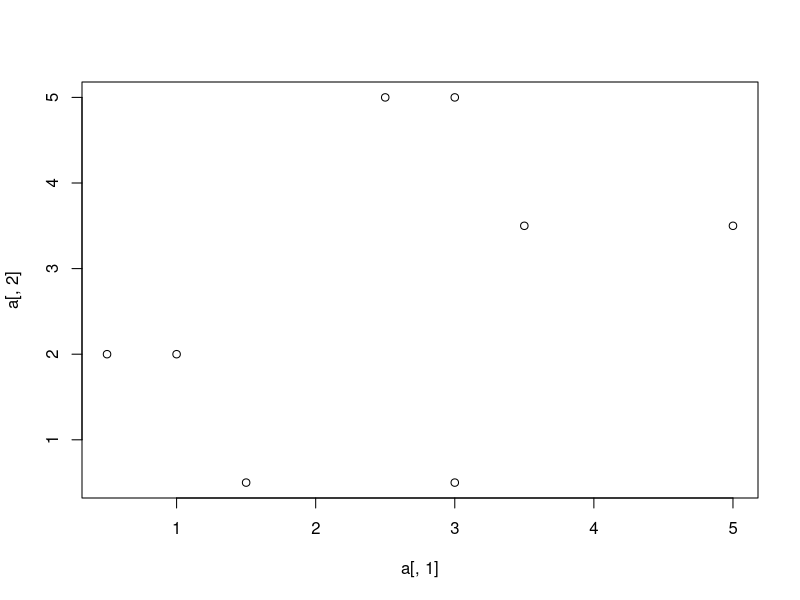
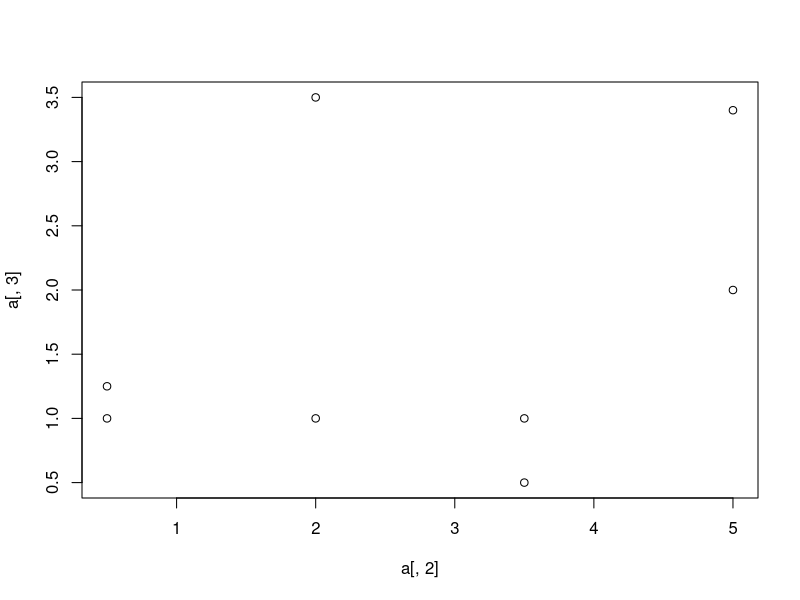

Reproduce these figures in R, in order.
library(MASS)

a <- matrix(c(5, 0.2*5, 0.6*5, 3, 2.5, 0.7*5, 0.1*5, 0.3*5, 
              3.5, 0.4*5, 0.1*5, 5, 5, 0.7*5, 0.4*5, 0.1*5,
              1, 0.7*5, 0.25*5, 2, 3.4, 0.1*5, 0.2*5, 0.2*5), 8, 3)

a.svd <- svd(a)


D <- matrix(c(a.svd$d[1], 0, 0,
              0, 0, 0,
              0, 0, 0), 3, 3)

a.svd$u %*% D %*% a.svd$v

plot(a[,1],a[,2])
plot(a[,2],a[,3])
